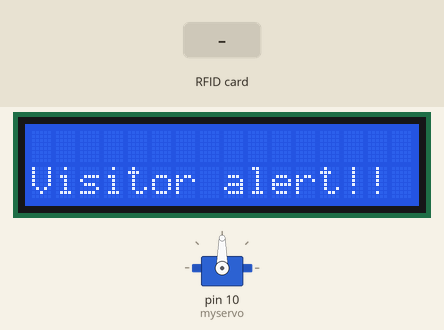
Recording of a sketch running on a simulated Arduino Uno, built with avr-gcc and run on an emulated ATmega328P. Shown: 16×2 character LCD, servo. Inputs (shaded band) come from the test bench. What the sketch prints to the serial monitor is not drawn.

Above: at 2.3 s.
2.4 s: RFID card FC 11 A4 32 held to the reader
At 4.8 s:
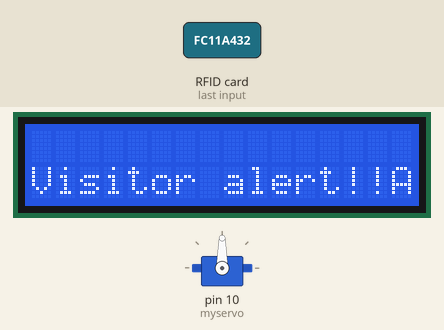
At 11.6 s:
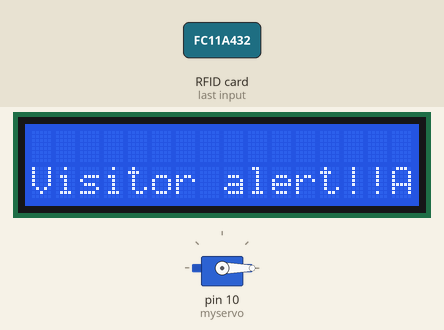
Timing chart, 0 to 11.8 s (numbered marks = the images above; inputs shaded):
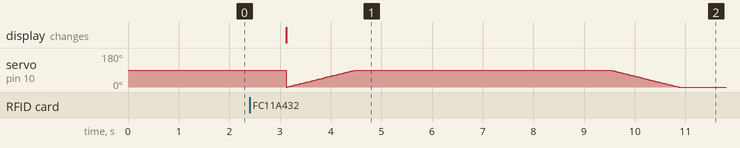

Measured:
- after the input at 2.4 s, the display: changes after 0.73 s (image 1)

The sketch:

two_level_security_system_-1.ino
```cpp
#include <MFRC522.h>
#include <LiquidCrystal.h>
#include <SPI.h>
#include <Servo.h>
Servo myservo; // create servo object to control a servo
int val;
int pos = 0;
//const int rs = 14, en = 15, d4 = 16, d5 = 17, d6 = 18, d7 = 19;
LiquidCrystal lcd(A0, A1, A2, A3, A4, A5);

#define trigPin 12    // trigger pin of ultrasonic sensor
#define echoPin 13   // echo pin of ultrasonic sensor.
#define MaxDist 15  // Max distance (cm)
#define buz 11
#define SS_PIN 6
#define RST_PIN 2
MFRC522 mfrc522(SS_PIN, RST_PIN);
void setup() {

  Serial.begin(9600);
  lcd.begin(16, 2);
  myservo.attach(10);
  Serial.begin(9600);
  SPI.begin();      // Initiate  SPI bus
  mfrc522.PCD_Init();   // Initiate MFRC522
  lcd.setCursor(0,1);
lcd.print("Visitor alert!!");
delay(1000);
}

void loop() {
  //Serial.println("beeping");
  //buzzer_tone();
long duration, distance;
digitalWrite(trigPin, LOW);
delayMicroseconds(2);
digitalWrite(trigPin, HIGH);
delayMicroseconds(10);
digitalWrite(trigPin, LOW);
duration = pulseIn(echoPin, HIGH);
distance = (duration/2) / 29.1;        // get distance in cm
float p= (MaxDist - distance);
float p1= (p/MaxDist);                 // converting into percentage
int percent= p1 *100;
Serial.println(percent);
 if (percent >= 80){
        //Serial.println("Entered");
        lcd.setCursor(0,1);
        lcd.print("Visitor alert!!");
        delay(1000);
        RFID_scan();
}
else{
  lcd.print("****");
}
}
void RFID_scan(){
 if ( ! mfrc522.PICC_IsNewCardPresent())
{
return;
}
// Select one of the cards
if ( ! mfrc522.PICC_ReadCardSerial())
{
return;
}
//Show UID on serial monitor
Serial.println("");
Serial.print("UID tag :");
String content= "";
byte letter;
for (byte i = 0; i < mfrc522.uid.size; i++)
{
Serial.print(mfrc522.uid.uidByte[i] < 0x10 ? " 0" : " ");
Serial.print(mfrc522.uid.uidByte[i], HEX);
content.concat(String(mfrc522.uid.uidByte[i] < 0x10 ? " 0" : " "));
content.concat(String(mfrc522.uid.uidByte[i], HEX));
}
Serial.println();
//Serial.print("Message : ");
//Serial.print("RELAY: ");
content.toUpperCase();
if (content.substring(1) == "FC 11 A4 32") //change here the UID of the card/cards that you want to give access
{
Serial.println("Authorized access to doreamon");
Serial.println();
Serial.println("ON");
lcd.print("Access: FC 11 A4 32");
servo_rotation();
delay(1000);
}
else if (content.substring(1) == "5A 51 22 3F") //change here the UID of the card/cards that you want to give access
{
Serial.println("Authorized access to nobita");
Serial.println();
Serial.println("ON");
lcd.print("Access:5A 51 22 3F");
servo_rotation();
delay(1000);
}
else if (content.substring(1) == "DC 36 9A 32") //change here the UID of the card/cards that you want to give access
{
Serial.println("Authorized access to gian");
Serial.println();
Serial.println("ON");
lcd.print("Access: DC 36 9A 32");
servo_rotation();
delay(1000);
}
else if (content.substring(1) == "5A 3A FB 3F") //change here the UID of the card/cards that you want to give access
{
Serial.println("Authorized access to suniyo");
Serial.println();
Serial.println("ON");
lcd.print("Access: 5A 3A FB 3F");
servo_rotation();
delay(1000);
}
else{
  buzzer_tone();
  Serial.println("Access denied");
  lcd.noDisplay();
}


}
void servo_rotation(){

 // myservo.attach(6);  // attaches the servo on pin 9 to the servo object
    for (pos = 0; pos <= 90; pos += 1) { // goes from 0 degrees to 180 degrees
    // in steps of 1 degree
    myservo.write(pos);              // tell servo to go to position in variable 'pos'
    delay(15);                       // waits 15ms for the servo to reach the position
  }
  delay(5000);
  for (pos = 90; pos >= 0; pos -= 1) { // goes from 180 degrees to 0 degrees
    myservo.write(pos);              // tell servo to go to position in variable 'pos'
    delay(15);                       // waits 15ms for the servo to reach the position
  }
}

void buzzer_tone(){
  tone(buz,4000);
  delay(1000);
  noTone(buz);
 delay(100);
  tone(buz,4000);
  delay(500);
  noTone(buz);
  delay(50);
  tone(buz,4000);
  delay(100);
  noTone(buz);
  delay(50);

}
```
